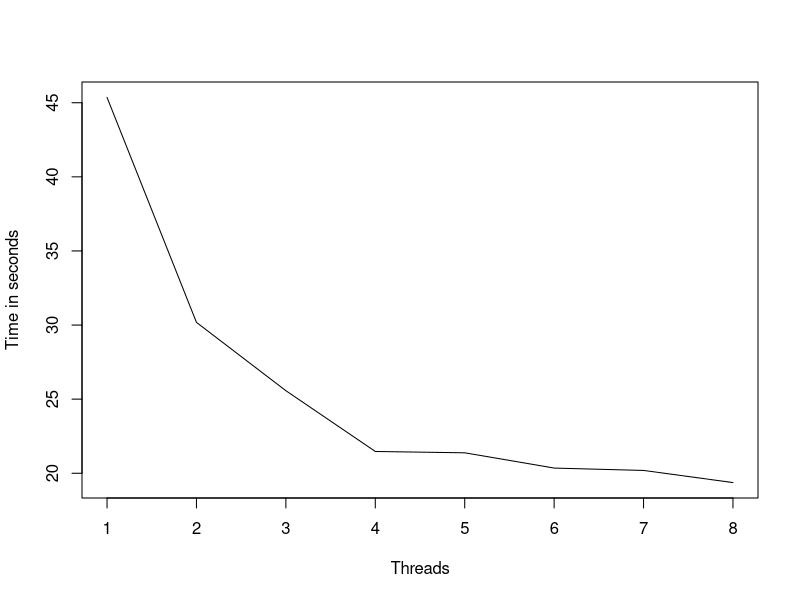
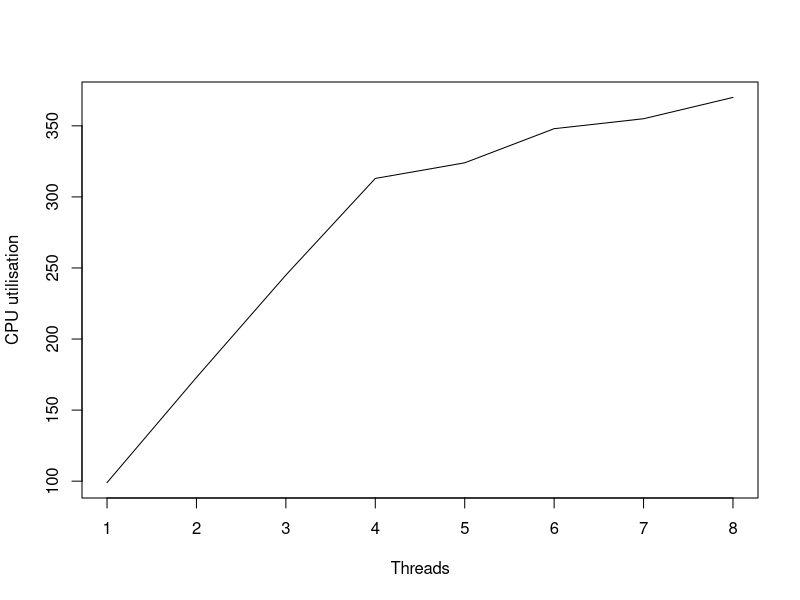

These charts were generated, in order, by the following R code:
times <- c(45.36, 30.18, 25.57, 21.47, 21.38, 20.35, 20.19, 19.37)
cpu <- c(99, 173, 245, 313, 324, 348, 355, 370)

pdf("threads_versus_time.pdf")
plot(1:8, times, xlab = "Threads", ylab = "Time in seconds", type = "l")
dev.off()
pdf("threads_versus_utilisation.pdf")
plot(1:8, cpu, xlab = "Threads", ylab = "CPU utilisation", type = "l")
dev.off()
